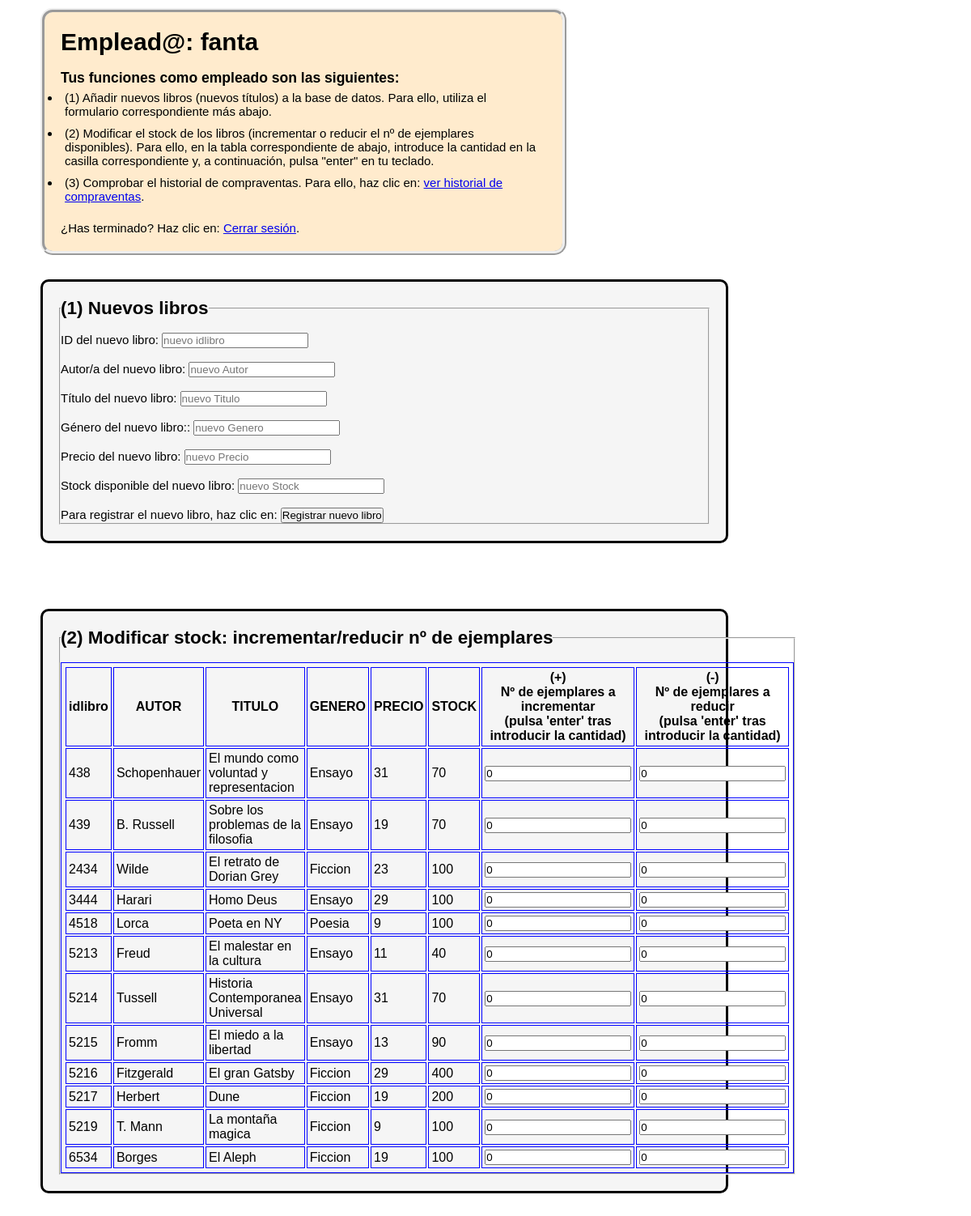
The app's page /log_empleado.php (signed in) with its own data.
### tables this page shows
CREATE TABLE `tablalibros`(
  `idlibro` int,
  `Autor` varchar(50),
  `Titulo` varchar(100),
  `Genero` varchar(50),
  `Precio` int,
  `Stock` int,
  PRIMARY KEY (`idlibro`)
);

### log_empleado.php (the view, shortened to what this page needs)
<?php
   include 'conexionBDD.php';
?>
<html>
   <head>
      <link rel="stylesheet" href="bookline.css">
   </head>
   <body class="body_log_empleado">
      <div class="div_titulo">
         <h1>Emplead@: <?php echo $_SESSION['nombre_usuario']; ?> </h1>
         <br>
         <h3> Tus funciones como empleado son las siguientes: </h3>
         <ul>
            <li>(1) Añadir nuevos libros (nuevos títulos) a la base de datos.
                     Para ello, utiliza el formulario correspondiente más abajo.</li>
            <li>(2) Modificar el stock de los libros (incrementar o reducir el nº de ejemplares disponibles).
                     Para ello, en la tabla correspondiente de abajo, introduce la cantidad
                     en la casilla correspondiente y, a continuación, pulsa "enter" en tu teclado.</li>
            <li>(3) Comprobar el historial de compraventas.
                     Para ello, haz clic en: <a href = 'compra-ventas.php'> ver historial de compraventas</a>.</li>
         </ul>
         <br>
         <p> ¿Has terminado? Haz clic en: <a href = 'logout.php'> Cerrar sesión</a>.</p>
      </div>
      <div class="tabla_nuevo_libro">
         <form action="accion_empleado.php" method="POST">
            <fieldset>
               <legend><h2> (1) Nuevos libros </h2></legend>
               <br>
               <label for="idlibro"> ID del nuevo libro:</label>
               <input type="number" id="idlibro" name="idlibro" value="" placeholder="nuevo idlibro">
               <br><br>
               <label for="Autor"> Autor/a del nuevo libro:</label>
               <input type="text" id="Autor" name="Autor" value="" placeholder="nuevo Autor">
               <br><br>
               <label for="Titulo">Título del nuevo libro:</label>
               <input type="text" id="Titulo" name="Titulo" value= "" placeholder="nuevo Titulo">
               <br><br>
               <label for="Genero">Género del nuevo libro::</label>
               <input type="text" id="Genero" name="Genero" value="" placeholder="nuevo Genero">
               <br><br>
               <label for="Precio">Precio del nuevo libro:</label>
               <input type="number" id="Precio" name="Precio" value="" placeholder="nuevo Precio">
               <br><br>
               <label for="Stock">Stock disponible del nuevo libro:</label>
               <input type="number" id="Stock" name="Stock" value="" placeholder="nuevo Stock">
               <br><br>
               <label for="id_submit">Para registrar el nuevo libro, haz clic en:</label>
               <input type="submit" id="id_submit" name="registrar_libro" value="Registrar nuevo libro">
            </fieldset>
         </form>
      </div>
      <br><br><br>
      <?php
         echo "
         <div class='tabla_stock_libros'>
            <fieldset>
               <legend><h2> (2) Modificar stock: incrementar/reducir nº de ejemplares </h2></legend>
               <br>
               <table>\n
               <tr>\n
                  <th>idlibro</th>\n
                  <th>AUTOR</th>\n
                  <th>TITULO</th>\n
                  <th>GENERO</th>\n
                  <th>PRECIO</th>\n
                  <th>STOCK</th>\n
                  <th> (+) <br> Nº de ejemplares a incrementar <br> (pulsa 'enter' tras introducir la cantidad) </th>\n
                  <th> (-) <br> Nº de ejemplares a reducir <br> (pulsa 'enter' tras introducir la cantidad) </th>\n
               </tr>\n
            </fieldset>
         </div>";
         $comando_sql = "SELECT * FROM tablalibros";
         $ejecucion = mysqli_query($conexion, $comando_sql);
         while ($i = mysqli_fetch_assoc($ejecucion)) {
            echo "<tr>\n
                  <td>" . $i["idlibro"] . "</td>\n
                  <td>" . $i["Autor"] . "</td>\n
                  <td>" . $i["Titulo"] . "</td>\n
                  <td>" . $i["Genero"] . "</td>\n
                  <td>" . $i["Precio"] . "</td>\n
                  <td>" . $i["Stock"] . "</td>\n
                  <td><form action='accion_empleado.php' method='POST'>
                     <input type='hidden' name='id' value='" . $i["idlibro"] . "'>
                     <input type='number' name='incrementar' value='0'></form></td>\n
                  <td><form action='accion_empleado.php' method='POST'>
                     <input type='hidden' name='id' value='" . $i["idlibro"] . "'>
                     <input type='number' name='reducir' value='0'></form></td>\n
                  </tr>";
         };
      ?>
   </body>
</html>

### bookline.css (style rules this page uses)
* { margin: 0; padding: 0; box-sizing: border-box; font-family: sans-serif; }
.div_titulo { background-color: blanchedalmond; border-style:ridge; border-radius:15px; border-width: 5px; padding: 20px; margin-left: 50px; margin-right: 500px; margin-bottom: 30px; }
.div_titulo ul li { padding: 5px; }
.body_log_empleado { font-family: sans-serif; font-size: 15px; background-image: url("imagenes/books3.png"); }
.tabla_nuevo_libro { background-color: whitesmoke; border-style: solid; border-radius: 10px; padding: 20px; margin-left: 50px; margin-right: 300px; margin-bottom: 30px; }
.tabla_stock_libros { background-color: whitesmoke; border-style: solid; border-radius: 10px; padding: 20px; margin-left: 50px; margin-right: 300px; margin-bottom: 30px; }

### log_empleado.php (style rules this page uses)
table, th, td { border: 1px solid blue; padding: 3px; }

### records on screen
tablalibros: idlibro "438", Autor "Schopenhauer", Titulo "El mundo como voluntad y representacion", Genero "Ensayo", Precio "31", Stock "70"
tablalibros: idlibro "439", Autor "B. Russell", Titulo "Sobre los problemas de la filosofia", Genero "Ensayo", Precio "19", Stock "70"
tablalibros: idlibro "2434", Autor "Wilde", Titulo "El retrato de Dorian Grey", Genero "Ficcion", Precio "23", Stock "100"
tablalibros: idlibro "3444", Autor "Harari", Titulo "Homo Deus", Genero "Ensayo", Precio "29", Stock "100"
tablalibros: idlibro "4518", Autor "Lorca", Titulo "Poeta en NY", Genero "Poesia", Precio "9", Stock "100"
tablalibros: idlibro "5213", Autor "Freud", Titulo "El malestar en la cultura", Genero "Ensayo", Precio "11", Stock "40"
tablalibros: idlibro "5214", Autor "Tussell", Titulo "Historia Contemporanea Universal", Genero "Ensayo", Precio "31", Stock "70"
tablalibros: idlibro "5215", Autor "Fromm", Titulo "El miedo a la libertad", Genero "Ensayo", Precio "13", Stock "90"
tablalibros: idlibro "5216", Autor "Fitzgerald", Titulo "El gran Gatsby", Genero "Ficcion", Precio "29", Stock "400"
tablalibros: idlibro "5217", Autor "Herbert", Titulo "Dune", Genero "Ficcion", Precio "19", Stock "200"
tablalibros: idlibro "5219", Autor "T. Mann", Titulo "La montaña magica", Genero "Ficcion", Precio "9", Stock "100"
tablalibros: idlibro "6534", Autor "Borges", Titulo "El Aleph", Genero "Ficcion", Precio "19", Stock "100"

### other values on screen
$_SESSION['nombre_usuario'] "fanta"
